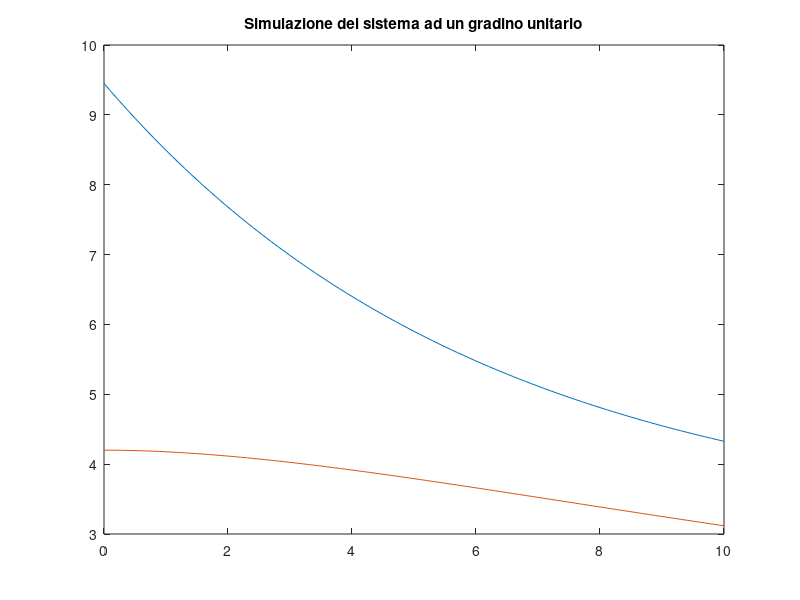
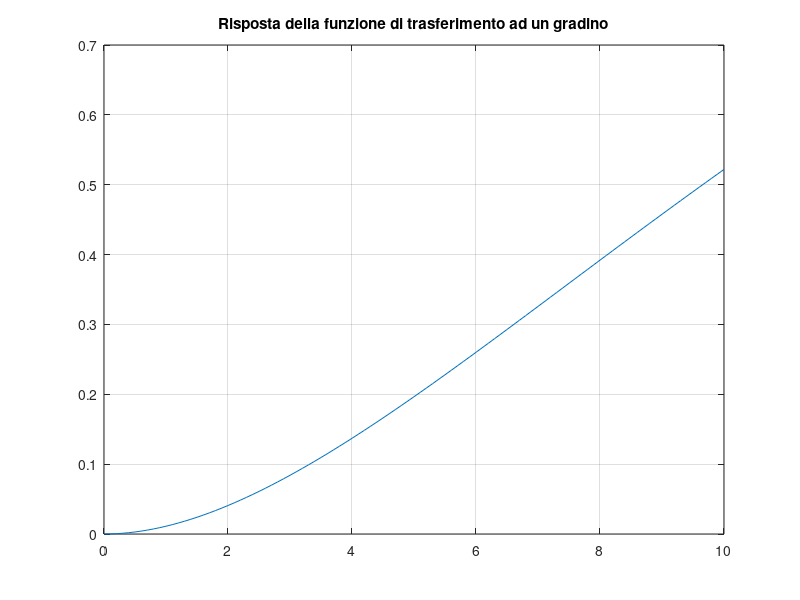
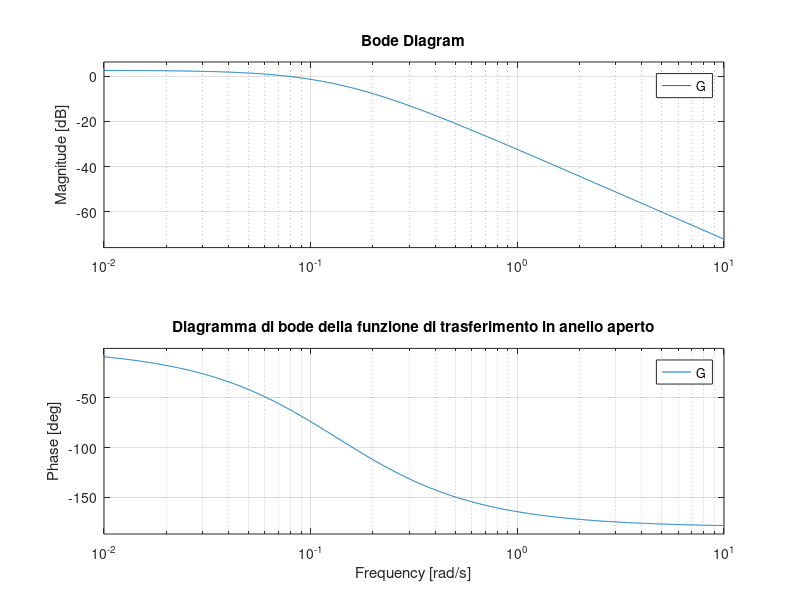
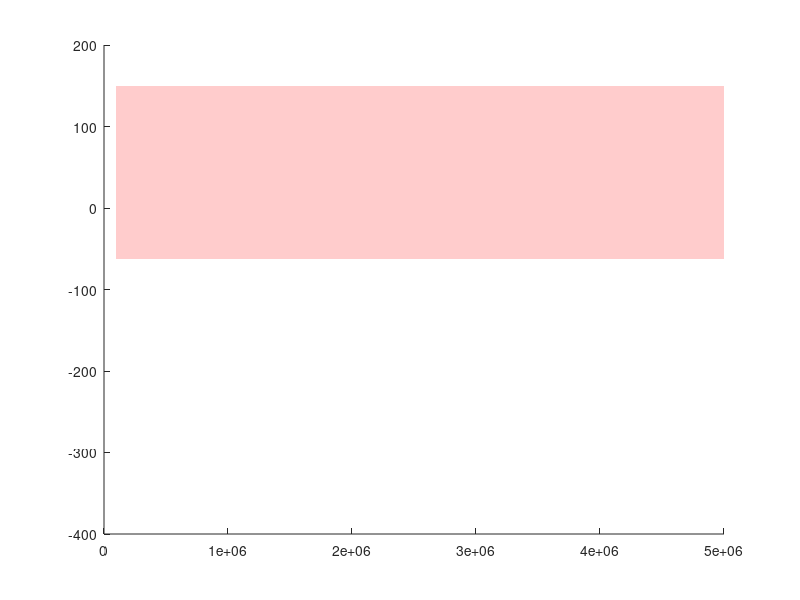

Source code (MATLAB) for these figures, in order: (Note: this script raises an error after producing the figures.)
close all; clear all; clc;
%Definizioni costanti e punti di equilibrio

k1=1;
k2=0.30;
k3=0.45;
k4=0.50;

xe=[9.45, 4.20];
ue=(k1/k4)*sqrt(xe(1));

%Matrici del sistema linearizzato

A=[-k1/(2*sqrt(xe(1))), 0; k2/(2*sqrt(xe(1))), -k3/(2*sqrt(xe(2)))];
B=[k4; 0];
C=[0, 1];
D=0;

%Definizione spazio degli stati

modello = ss(A,B,C,D);

%Simulazione del sistema ad un gradino unitario

tt = 0:0.1:10; 
uu = ones ( length ( tt ) , 1) ; 
[Y , TT , X ] = lsim ( modello , uu , tt , xe ) ;
plot ( TT , X ) ;
title('Simulazione del sistema ad un gradino unitario');

%Calcolo della funzione di trasferimento

G = tf(modello);

%Risposta della funzione di trasferimento in anello aperto ad un gradino

YY = step(G,tt);
figure;
plot(tt, YY);
title('Risposta della funzione di trasferimento ad un gradino');
hold on; grid on; zoom on;

%Diagramma di bode della funzione di trasferimento in anello aperto G

figure;
bode(G);
title('Diagramma di bode della funzione di trasferimento in anello aperto');
hold on; grid on; zoom on;

%Calcolo margine di ampiezza, fase , pulsazione critica e omega pi

[M_a, M_f, omega_pi, omega_c] = margin(G);
fprintf('La pulsazione critica di G è %.1f rad/s.\n',omega_c);
fprintf('Il margine di fase di G è %.1f gradi.\n',M_f);

%Definizioni dei limiti del grafico
omega_plot_min = 1e-5;
omega_plot_max = 1e7;

%Parte da controllare guadagno statico mu
W_star = 3.5;
D_star = 2.5;
e_star = 0.01;




R=1; %R temporaneo di prova
L=R*G;

%Attenuazione disturbo in uscita
%Specifiche di attenuazione del disturbo in uscita e rumore di misura
omega_d_min = 1e-5; %approssimazione verso 0
omega_d_max = 4.0;
A_d = 40;

omega_n_min = 1e5;
omega_n_max = 5e6;
A_n = 63;

%Creazione patch
figure;
hold on;

%Patch per il disturbo in uscita
patch_x_d = [omega_d_min; omega_d_max; omega_d_max; omega_d_min];
patch_y_d = [A_d; A_d; -350; -350];
patch(patch_x_d, patch_y_d,'r','FaceAlpha',0.2,'EdgeAlpha',0);

%Patch per rumore di misurazione
patch_x_n = [omega_n_min; omega_n_max; omega_n_max; omega_n_min];
patch_y_n = [-A_n; -A_n; 150; 150];
patch(patch_x_n, patch_y_n,'r','FaceAlpha',0.2,'EdgeAlpha',0);

%Specifiche dinamiche

S_star = 30;
T_a_5_star = 0.050;
xi_star  = abs(log(S_star/100))/(sqrt(pi^2 + log(S_star/100)^2));
M_f_min = 100*xi_star;

omega_c_min = 300/(M_f_min*T_a_5_star);

%Specifica tempo di assestamento

patch_Ta_x = [omega_plot_min; omega_c_min; omega_c_min; omega_plot_min];
patch_Ta_y = [0; 0; -350; -350];
patch(patch_Ta_x, patch_Ta_y,'b','FaceAlpha',0.2,'EdgeAlpha',0);

%Diagramma di Bode della L(s) temporanea
margin(L,{omega_plot_min,omega_plot_max});

%Specifica sovraelongazione(Margine di fase)

omega_c_max = omega_n_min;

patch_Mf_x = [omega_c_min; omega_c_max; omega_c_max; omega_c_min];
patch_Mf_y = [M_f_min - 180; M_f_min - 180; -270; -270];
patch(patch_Mf_x, patch_Mf_y,'g','FaceAlpha',0.2,'EdgeAlpha',0);


grid on; zoom on;
